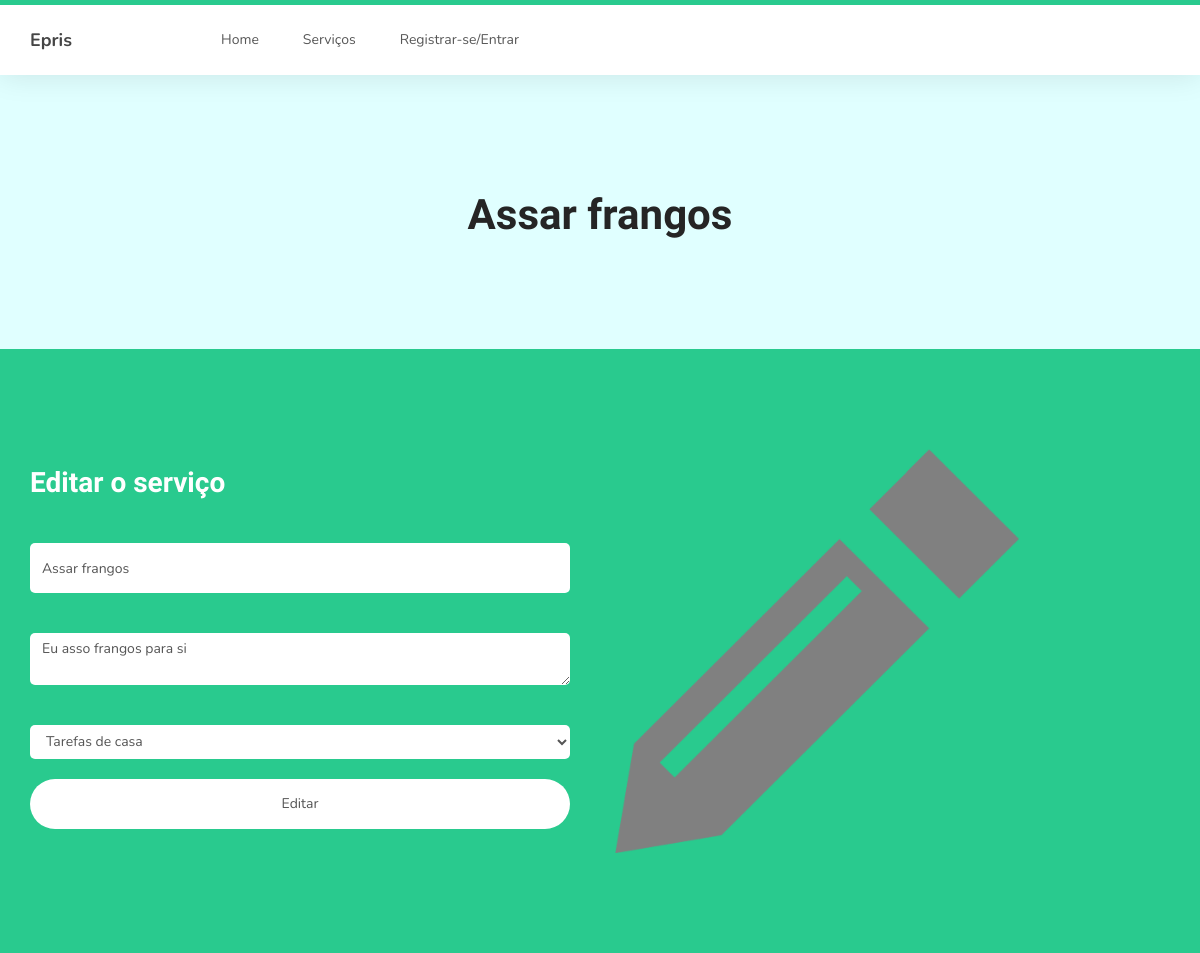
Page /admin/editaServico.php?id=30 on the committed database.
### tables this page shows
CREATE TABLE `servicos`  (
  `servicoId` int(11) NOT NULL AUTO_INCREMENT,
  `servicoNome` varchar(255) NOT NULL,
  `servicoCategoriaId` int(11) NOT NULL,
  `servicoDescricao` text NOT NULL,
  `servicoUtilizadorId` int(11) NOT NULL,
  PRIMARY KEY (`servicoId`) USING BTREE,
  INDEX `fk_servicos_categorias1_idx`(`servicoCategoriaId`) USING BTREE,
  INDEX `fk_servicos_utilizadores1_idx`(`servicoUtilizadorId`) USING BTREE,
  CONSTRAINT `fk_servicos_categorias1` FOREIGN KEY (`servicoCategoriaId`) REFERENCES `categorias` (`categoriaId`) ON DELETE NO ACTION ON UPDATE NO ACTION,
  CONSTRAINT `fk_servicos_utilizadores1` FOREIGN KEY (`servicoUtilizadorId`) REFERENCES `utilizadores` (`utilizadorId`) ON DELETE NO ACTION ON UPDATE NO ACTION
);

CREATE TABLE `categorias`  (
  `categoriaId` int(11) NOT NULL AUTO_INCREMENT,
  `categoriaNome` varchar(45) NOT NULL,
  `categoriaDescricao` text NOT NULL,
  `categoriaImagemURL` varchar(255) NOT NULL,
  PRIMARY KEY (`categoriaId`) USING BTREE
);

### admin/editaServico.php (the view, shortened to what this page needs)
<?php
$id=intval($_GET['id']);
include_once("../includes/body.inc.php");
$sql="select * from servicos inner join categorias on servicoCategoriaId = categoriaId where servicoId=".$id;
$result=mysqli_query($con,$sql);
$dados=mysqli_fetch_array($result);
?>
    <section style="background-color: lightcyan">
        <div class="container">
            <div class="text-center">
                <h1><?php echo $dados['servicoNome']?></h1>
            </div>
        </div>
    </section>
    <section id="contact">
        <div class="container">
            <div class="row">
                <div class="col-md-6 col-sm-12">
                    <form id="contact-form" role="form" action="confirmaEditaServico.php" enctype="multipart/form-data" method="post">
                        <div class="section-title">
                            <h2>Editar o serviço</h2>
                        </div>
                        <div class="col-md-12 col-sm-12">
                            <input type="text" class="form-control" name="nome" required value="<?php echo $dados['servicoNome']?>"><br>
                            <textarea type="text" class="form-control" name="descricao" required><?php echo $dados['servicoDescricao']?></textarea><br>
                            <select class="form-control" name="categoria" required>
                                <option value="<?php echo $dados['categoriaId']?>"><?php echo $dados['categoriaNome']?></option>
                            </select>
                        </div>
                        <div class="col-md-12 col-sm-12">
                            <input type="submit" class="form-control" value="Editar">
                        </div>
                    </form>
                </div>
                <div class="col-md-6 col-sm-12">
                    <div class="contact-image">
                        <img src="../images/edit.png" style="height: 404px; width: 404px" class="img-responsive" alt="Smiling Two Girls">
                    </div>
                </div>
            </div>
        </div>
    </section>

### css/style.css (style rules this page uses)
body { background: #ffffff; font-family: 'Nunito', sans-serif; overflow-x: hidden; padding-top: 70px; }
h1,h2,h3,h4,h5,h6 { font-family: 'Muli', sans-serif; font-weight: bold; line-height: inherit; }
h1 { color: #252525; font-size: 3em; line-height: normal; }
h2 { color: #353535; font-size: 2em; padding-bottom: 10px; }
html { -webkit-font-smoothing: antialiased; }
a, input, button, .form-control { -webkit-transition: 0.5s; transition: 0.5s; }
.section-title { padding-bottom: 40px; }
.section-title h2 { margin: 0; }
section { position: relative; padding: 100px 0; }
#contact { background: #29ca8e; }
#contact h2 { color: #ffffff; }
#contact .section-title { padding-bottom: 20px; }
#contact-form { padding: 1em 0; }
#contact-form .col-md-12, #contact-form .col-md-4 { padding-left: 0; }
.form .form-control, #contact-form .form-control { border: 0; border-radius: 5px; box-shadow: none; margin: 10px 0; }
#contact-form input { height: 50px; }
#contact-form input[type='submit'] { border-radius: 50px; border: 1px solid transparent; }
section, .section-background .item, .section-background .courses-thumb, .section-background .team-thumb, main > section:nth-child(even) .item, main > section:nth-child(even) .courses-thumb, main > section:nth-child(even) .team-thumb, main > section { background: #fff; }

### rows in the picture
servicos: servicoNome "Assar frangos", nome "Assar frangos", descricao "Eu asso frangos para si", categoria "Tarefas de casa"
